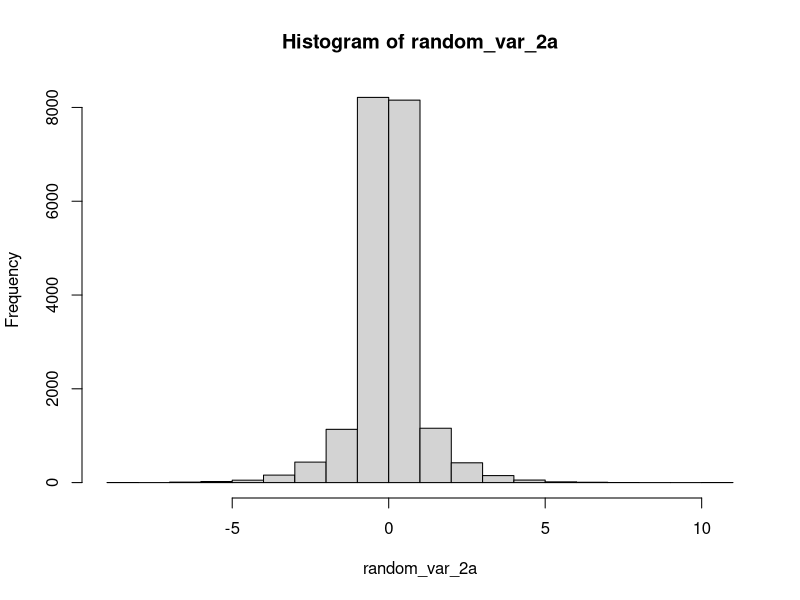
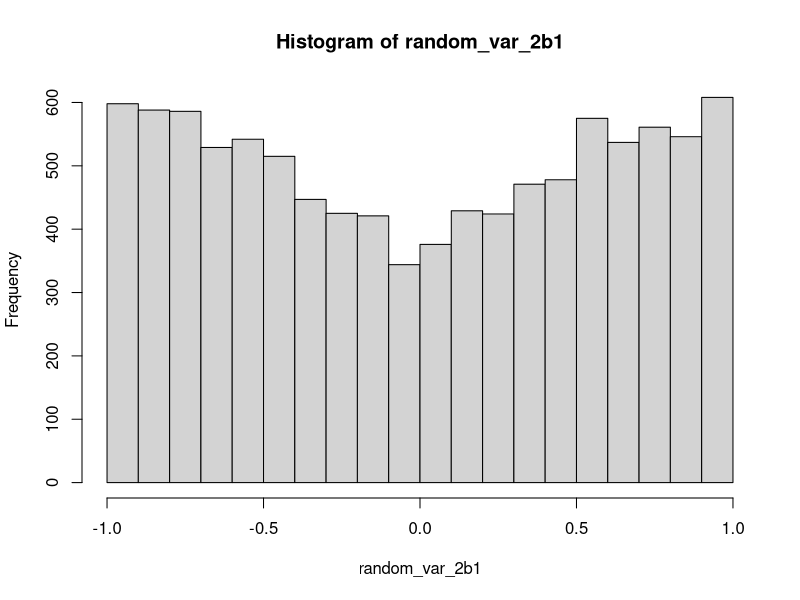
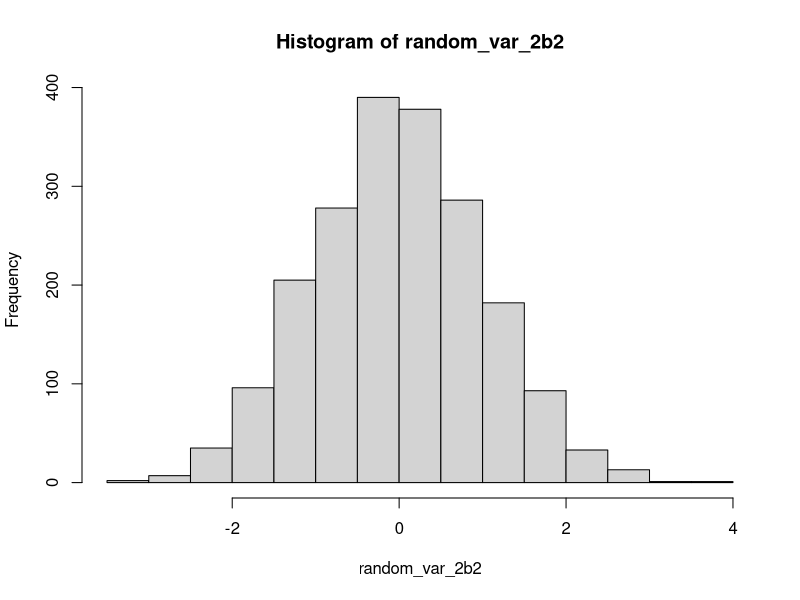

Reproduce these figures in R, in order.
########################## INIT CODE ###########################################
rm(list = ls())

########################## [ 2 a ] #############################################
# We have the function

#$$
# DE(\mu,\lambda) = \frac{\lambda}{2} exp(-\lambda|x-\mu|)
#$$

# Calculate the integral of the function on x to get CDF
# since \mu = 0 and \lambda = 1, we have
# \frac{1}{2} exp(-1|x|)
# since we have a absolute value, we need to split the integral into two parts
# f(x) = 1/2 * exp(-x) for x >= 0
# f(x) = 1/2 * exp(x) for x < 0

#$$
# F(x) = - \frac{1}{2}exp(-x) if x >= 0
# F(x) = \frac{1}{2}exp(x) if x < 0
#$$

# Calculate the inverse function of CDF
#$$
# F^{-1}(y) = log(2y)
# F^{-1}(y) = -log(-2y)
#$$

generate_random_var_2a <- function(n){
  u1 <- runif(n,0,1)
  x1 <-  log(2 * u1)
  u2 <- runif(n,-1,0)
  x2 <-  - log(-2  * u2)
  return(c(x1, x2))
}

random_var_2a <- generate_random_var_2a(10000)
hist(random_var_2a)



########################## [ 2 b ] #############################################

# Now we will write code for the rejection sampling algorithm
# since \mu = 0 and \lambda = 1, we have
# g(x) = 1/2 * exp(-x) for x >= 0
# g(x) = 1/2 * exp(x) for x < 0

# our e function is e(x) = g(x) / a
# which means e(x) = 1 / (2a) * exp(-x) for x >= 0
# e(x) = 1 / (2a) * exp(x) for x < 0
# we will use a = 0.5 here

# generate a function to show normal distribution

normal_distribution_function <- function(x){
  return(1 / sqrt(2 * pi) * exp(-x^2 / 2))
}

generate_random_var_2b <- function(n, a) {
  samples <- numeric(n)
  # Generate a sample from the proposal distribution in [-1,1]
  count <- 1
  execute_count <- 1

  while (count <= n) {

    x <- runif(1, -1, 1)
    # Calculate the acceptance probability
    u <- runif(1)

    # since g will always be 1 in the range [-1,1], so y = 1
    # f(Y) = \frac{1}{\sqrt{2*pi}} * e^{\frac{1}{2} x^2 } 
    # so we have f(Y) / e(Y) have 2 choices

    # Calculate the acceptance probability
    f_val <- normal_distribution_function(x)

    if (x > 0){
      e <- exp(-x)
      if (u <= (f_val / e)) {
        samples[count] <- x
        count <- count + 1
      }
    } else{
      e <- exp(x)
      if (u <= (f_val / e)) {
        samples[count] <- x
        count <- count + 1
      }
    }
    execute_count <- execute_count + 1
  }
  cat("Average rejection rate: ", (execute_count - count) / execute_count, "\n")
  return(samples)
}

a <- 0.5
random_var_2b1 <- generate_random_var_2b(10000, a)
hist(random_var_2b1)


# Generate 10000 random variables from the distribution using rnorm
random_var_2b2 <- rnorm(2000, 0, 1)
hist(random_var_2b2)
